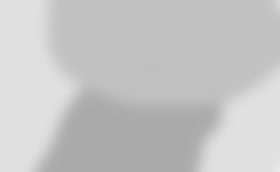
#> input picture docs/data/ws2.png, 140 x 86 px, found by its file name (shown 2 times larger)
$ jupyter execute --allow-errors 03-Watershed_transform.ipynb   (shell and % lines are left out)   (older library calls are emulated)
#> lines starting #> are read from the running program, lines starting #| are printed output that depends on the picture; after the words box and inside, x2 and y2 are one past the last pixel; in counts of white or black regions, pixels touching at a corner belong together
[cell 1]
import sys
sys.path.insert(0,'..')
from IPython.display import HTML,Image,SVG,YouTubeVideo
from helpers import header

HTML(header())
#> (this line was passed over: helpers is not available in this run)

# The watershed transform
## Principes

The idea behind the watershed transform is to isolate regions of the image similarily to hydrographic region in geography. An image can indeed be seen as a 2D and a half data, i.e. with the gray level considered as the altitude.

[cell 2]
Image('https://upload.wikimedia.org/wikipedia/commons/0/02/Amazonriverbasin_basemap.png')

If one look at the gradient of an image, the borders of the objects correspond to the crests of the gradient surface.
## Gradient crests

[cell 3]
from skimage.io import imread
import numpy as np
from skimage.morphology import disk
import skimage.filters.rank as skr
from skimage.measure import label
from skimage.morphology import watershed,disk
from scipy import ndimage as ndi
import matplotlib.pyplot as plt
from skimage.segmentation import mark_boundaries
from mpl_toolkits.mplot3d import axes3d, Axes3D

ima = imread('http://homepages.ulb.ac.be/~odebeir/data/ws2.png')[:,:,0]
#> ima: shape (86, 140); min 170, max 232, mean 197.6
gradient = skr.gradient(ima,disk(10))
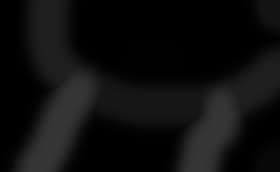
#> gradient: shape (86, 140) (shown 2 times larger); min 0, max 54, mean 14.2

plt.subplot(1,2,1)
#> (this line was passed over: IPython is not available in this run)
plt.imshow(ima,cmap=plt.cm.gray)
#> (this line was passed over: IPython is not available in this run)
plt.subplot(1,2,2)
#> (this line was passed over: IPython is not available in this run)
plt.imshow(gradient,cmap=plt.cm.gray)
#> (this line was passed over: IPython is not available in this run)

m,n = gradient.shape
#> m = 86; n = 140


#> (the rest of this cell did not finish here and is left out)

[cell 4]
Image('http://homepages.ulb.ac.be/~odebeir/data/watershed2.png')

## local gradient
local minima are extracted from the gradient image

[cell 5]
local_min = gradient <= skr.minimum(gradient,disk(20))
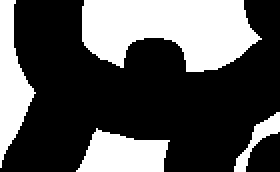
#> local_min: shape (86, 140) bool (shown 2 times larger); 33.2% white; 4 white regions, box (x1, y1, x2, y2) and area: (41, 0, 131, 36) 2315, (0, 0, 18, 84) 765, (38, 64, 85, 86) 716, (117, 56, 140, 86) 199
marks = label(local_min,background=0)
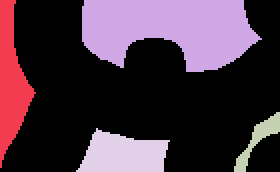
#> marks: shape (86, 140) int32 (shown 2 times larger); 5 distinct labels, from 0 to 4; one colour per label, 0 black

plt.figure()
#> (this line was passed over: IPython is not available in this run)
plt.imshow(local_min);
#> (this line was passed over: IPython is not available in this run)
